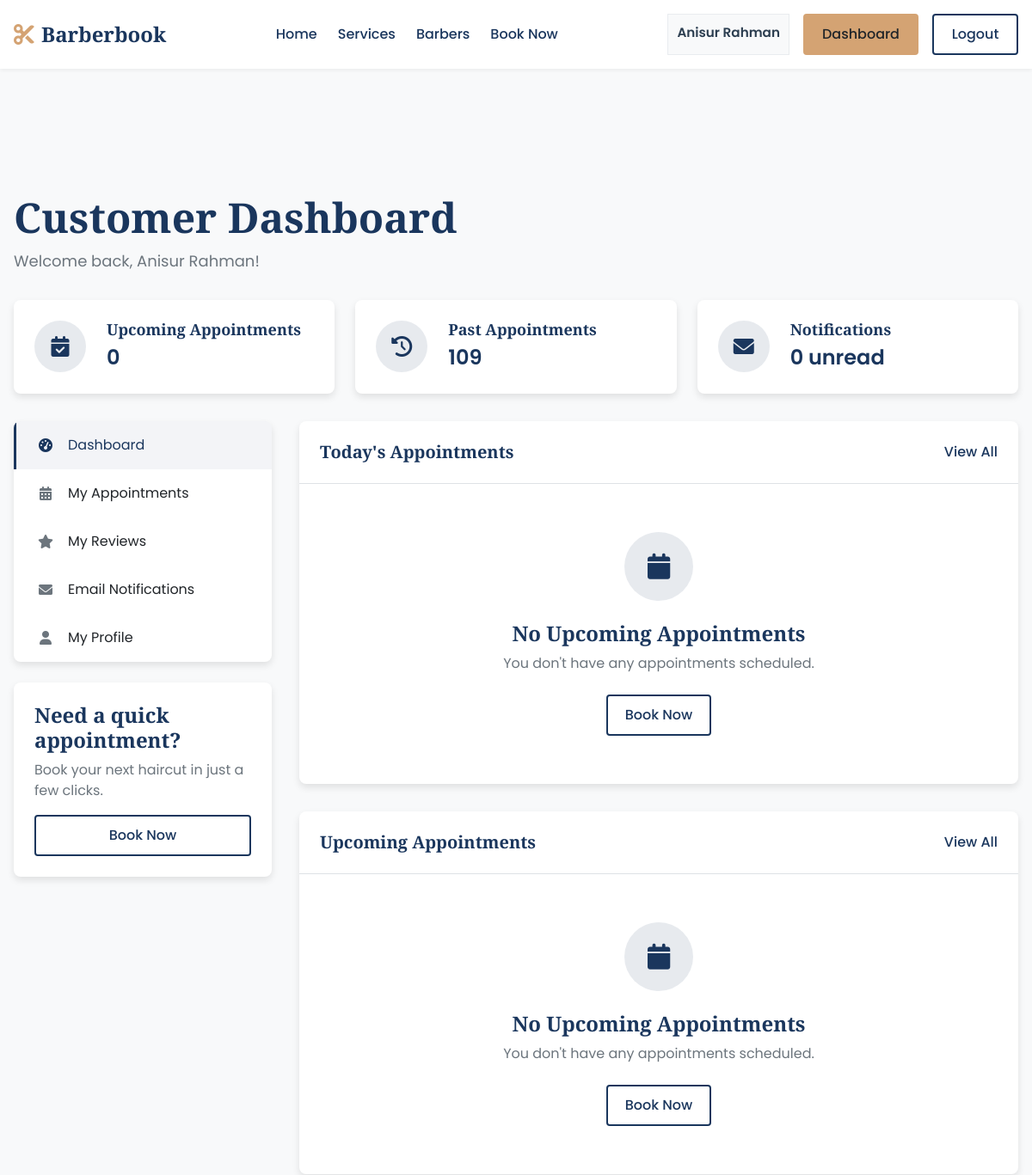
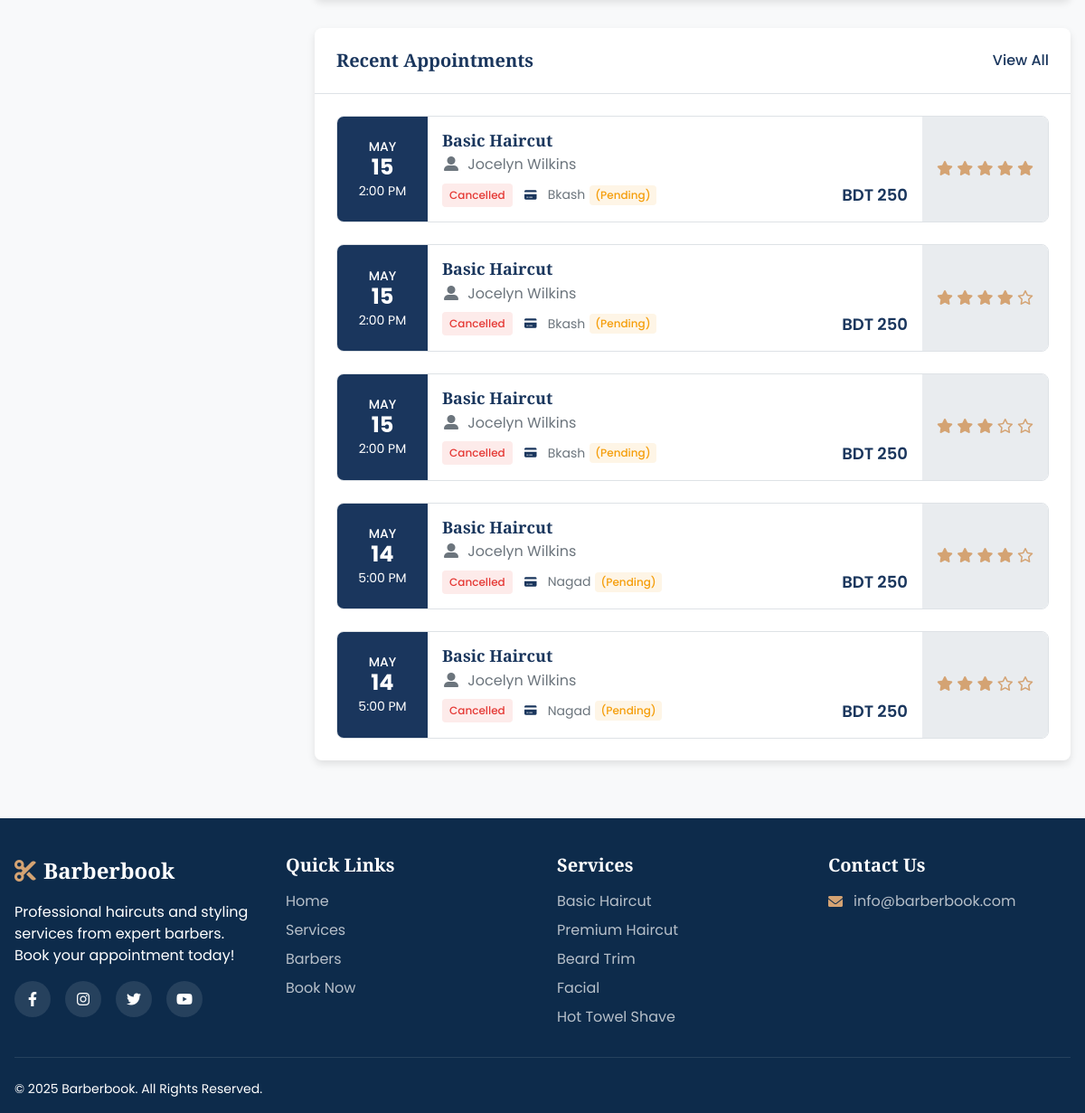
Page /customer/dashboard.php (signed in) on the earlier database version (2 pictures, top to bottom).
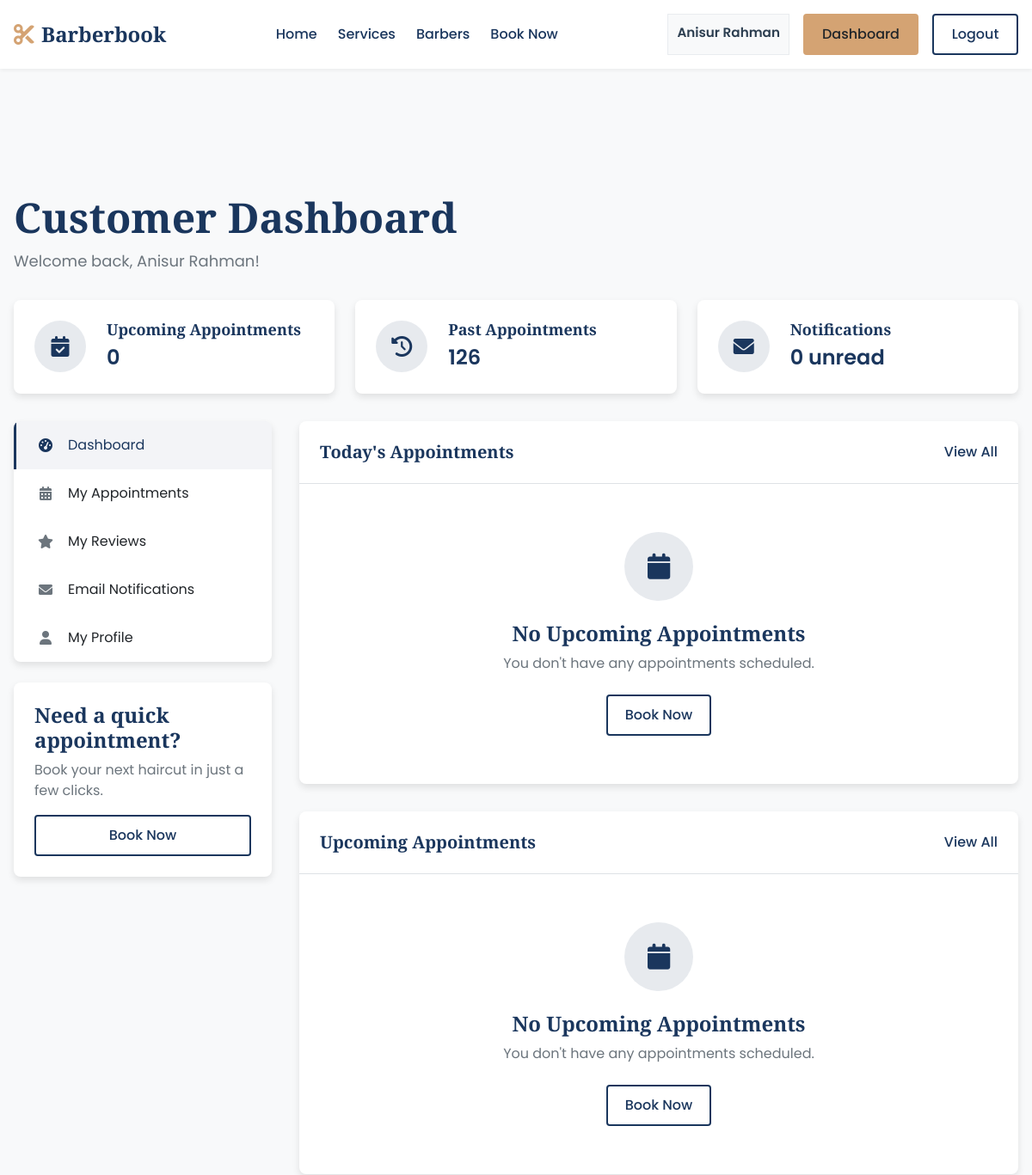
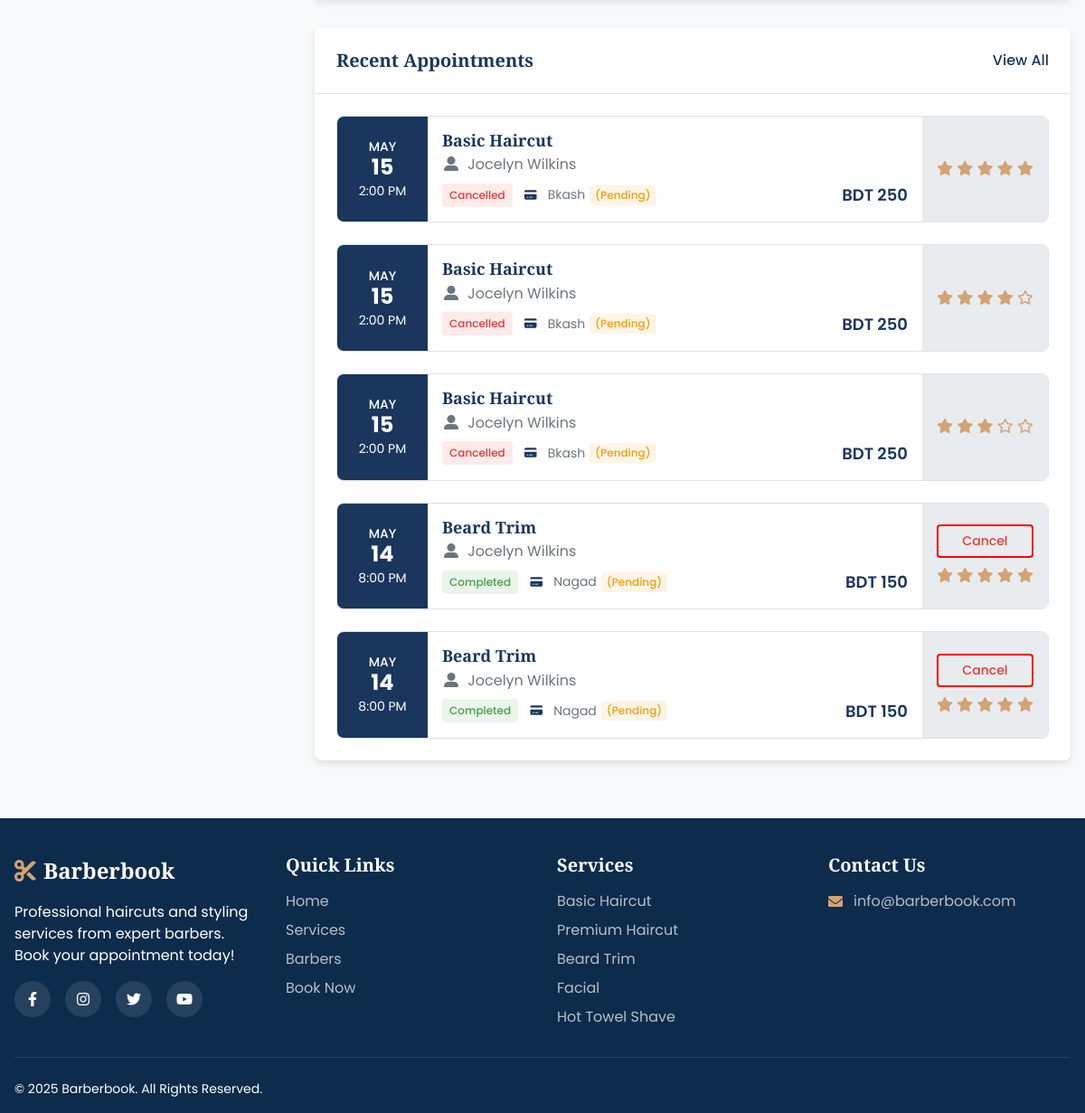
Same page on the later database version (2 pictures, top to bottom).
### tables this page shows
CREATE TABLE `customers` (
  `UserID` int(11) NOT NULL,
  `FirstName` varchar(40) NOT NULL,
  `LastName` varchar(40) NOT NULL,
  `Email` varchar(100) NOT NULL,
  `Phone` varchar(11) NOT NULL,
  `PassHash` varchar(255) NOT NULL,
  `Address` varchar(255) NOT NULL,
  `UsedReferralCode` varchar(10) DEFAULT NULL,
  `UniqueReferral` varchar(10) DEFAULT NULL
);

CREATE TABLE `appointments` (
  `AppointmentID` int(11) NOT NULL,
  `StartTime` datetime NOT NULL,
  `EndTime` datetime NOT NULL,
  `Status` varchar(20) NOT NULL,
  `PaymentID` int(11) NOT NULL,
  `CustomerID` int(11) NOT NULL,
  `BarberID` int(11) NOT NULL
);

CREATE TABLE `services` (
  `ServiceID` int(11) NOT NULL,
  `Name` varchar(60) NOT NULL,
  `Description` text DEFAULT NULL,
  `Duration` int(11) NOT NULL,
  `Price` int(11) NOT NULL
);

CREATE TABLE `barbers` (
  `UserID` int(11) NOT NULL,
  `FirstName` varchar(40) NOT NULL,
  `LastName` varchar(40) NOT NULL,
  `Email` varchar(100) NOT NULL,
  `Phone` varchar(11) NOT NULL,
  `PassHash` varchar(255) NOT NULL,
  `Salary` int(11) NOT NULL,
  `Bio` text DEFAULT NULL,
  `HireDate` date DEFAULT NULL
);

CREATE TABLE `payments` (
  `PaymentID` int(11) NOT NULL,
  `Amount` int(11) NOT NULL,
  `PayMethod` varchar(20) NOT NULL,
  `PayStatus` varchar(20) NOT NULL,
  `CreatedAt` timestamp NOT NULL DEFAULT current_timestamp(),
  `UpdatedAt` timestamp NOT NULL DEFAULT current_timestamp() ON UPDATE current_timestamp(),
  `TransactionID` varchar(11) NOT NULL
);

### includes/functions.php (called while the page is built, shortened)
<?php
function isLoggedIn() {
    return isset($_SESSION['user_id']);
}
function isBarber() {
    return isset($_SESSION['user_type']) && $_SESSION['user_type'] === 'barber';
}

### customer/dashboard.php (the view, shortened to what the rows shown need)
<?php
require_once '../config/database.php';
require_once '../includes/functions.php';
$customer_id = $_SESSION['user_id'];
$nameQuery = "SELECT FirstName, LastName FROM Customers WHERE UserID = ?";
$nameStmt = $conn->prepare($nameQuery);
$nameStmt->bind_param("i", $customer_id);
$nameStmt->execute();
$customerName = $nameStmt->get_result()->fetch_assoc();
$pastQuery = "SELECT a.AppointmentID, a.StartTime, a.EndTime, a.Status, s.Name as ServiceName,
              b.FirstName as BarberFirstName, b.LastName as BarberLastName, p.Amount, p.PayMethod, p.PayStatus,
              r.ReviewID, r.Rating
              FROM Appointments a
              JOIN Payments p ON a.PaymentID = p.PaymentID
              JOIN ApptContains ac ON a.AppointmentID = ac.AppointmentID
              JOIN Services s ON ac.ServiceID = s.ServiceID
              JOIN BarberHas bh ON a.AppointmentID = bh.AppointmentID
              JOIN Barbers b ON bh.BarberID = b.UserID
              LEFT JOIN Reviews r ON r.BarberID = b.UserID AND r.CustomerID = a.CustomerID
              WHERE a.CustomerID = ? AND a.EndTime < NOW()
              ORDER BY a.EndTime DESC
              LIMIT 5";
$pastStmt = $conn->prepare($pastQuery);
$pastStmt->bind_param("i", $customer_id);
$pastStmt->execute();
$pastResult = $pastStmt->get_result();
include '../includes/header.php';
?>
<main>
    <section class="dashboard-section">
        <div class="container">
            <div class="dashboard-header">
                <h1>Customer Dashboard</h1>
                <p>Welcome back, <?php echo htmlspecialchars($customerName['FirstName'] . ' ' . $customerName['LastName']); ?>!</p>
            </div>
            <div class="dashboard-content">
                <div class="dashboard-main">
                <div class="section-card">
                        <div class="card-header">
                            <h2>Today's Appointments</h2>
                        </div>
                    </div>
                        <div class="section-card">
                        <div class="card-header">
                            <h2>Upcoming Appointments</h2>
                        </div>
                    </div>
                    <div class="section-card">
                        <div class="card-header">
                            <h2>Recent Appointments</h2>
                        </div>
                        <div class="card-content">
                            <?php if ($pastResult->num_rows > 0): ?>
                                <div class="appointments-list">
                                    <?php while ($appointment = $pastResult->fetch_assoc()): ?>
                                        <div class="appointment-card">
                                            <div class="appointment-date">
                                                <div class="date-display">
                                                    <span class="month"><?php echo date('M', strtotime($appointment['StartTime'])); ?></span>
                                                    <span class="day"><?php echo date('d', strtotime($appointment['StartTime'])); ?></span>
                                                </div>
                                                <span class="time"><?php echo date('g:i A', strtotime($appointment['StartTime'])); ?></span>
                                            </div>
                                            <div class="appointment-details">
                                                <h3><?php echo htmlspecialchars($appointment['ServiceName']); ?></h3>
                                                <p>
                                                    <i class="fas fa-user-alt"></i>
                                                    <?php echo htmlspecialchars($appointment['BarberFirstName'] . ' ' . $appointment['BarberLastName']); ?>
                                                </p>
                                                <div class="appointment-status">
                                                    <div class="status-info">
                                                        <span class="status-badge status-<?php echo strtolower($appointment['Status']); ?>">
                                                            <?php echo ucfirst($appointment['Status']); ?>
                                                        </span>
                                                        <span class="payment-info">
                                                            <i class="fas fa-credit-card"></i>
                                                            <?php echo $appointment['PayMethod']; ?>
                                                            <?php if ($appointment['PayStatus'] === 'Pending'): ?>
                                                                <span class="payment-status pending">(Pending)</span>
                                                            <?php endif; ?>
                                                        </span>
                                                    </div>
                                                    <span class="price">BDT <?php echo $appointment['Amount']; ?></span>
                                                </div>
                                            </div>
                                            <div class="appointment-actions">
                                                <?php if ($appointment['Status'] !== 'Cancelled'): ?>
                                                    <a href="javascript:void(0)" onclick="confirmCancel(<?php echo $appointment['AppointmentID']; ?>, '<?php echo htmlspecialchars($appointment['ServiceName']); ?>', '<?php echo date('g:i A', strtotime($appointment['StartTime'])); ?>')" class="btn btn-outline btn-sm text-error cancel-btn">Cancel</a>
                                                <?php endif; ?>
                                                <?php if (empty($appointment['ReviewID']) && $appointment['Status'] === 'Completed'): ?>
                                                    <a href="leave-review.php?barber=<?php echo $appointment['BarberFirstName'] . ' ' . $appointment['BarberLastName']; ?>&appointment=<?php echo $appointment['AppointmentID']; ?>" class="btn btn-secondary btn-sm">Leave Review</a>
                                                <?php elseif (!empty($appointment['ReviewID'])): ?>
                                                    <div class="review-rating">
                                                        <?php for ($i = 1; $i <= 5; $i++): ?>
                                                            <?php if ($i <= $appointment['Rating']): ?>
                                                                <i class="fas fa-star"></i>
                                                            <?php else: ?>
                                                                <i class="far fa-star"></i>
                                                            <?php endif; ?>
                                                        <?php endfor; ?>
                                                    </div>
                                                <?php endif; ?>
                                            </div>
                                        </div>
                                    <?php endwhile; ?>
                                </div>
                            <?php endif; ?>
                        </div>
                    </div>
                </div>
            </div>
        </div>
    </section>
</main>
<?php
include '../includes/footer.php';
?>

### includes/header.php (shortened to what the rows shown need)
<?php
$base_path = '';
if (strpos($_SERVER['PHP_SELF'], '/barber/') !== false || strpos($_SERVER['PHP_SELF'], '/customer/') !== false) {
    $base_path = '../';
}
?>
<!DOCTYPE html>
<html lang="en">
<head>
    <link rel="stylesheet" href="https://cdnjs.cloudflare.com/ajax/libs/font-awesome/6.0.0-beta3/css/all.min.css">
    <link rel="stylesheet" href="<?php echo $base_path; ?>assets/css/styles.css?v=<?php echo time(); ?>">
</head>
<body>
    <header class="header">
        <div class="container">
            <div class="header-inner">
                <div class="auth-buttons">
                    <?php if (isLoggedIn()): ?>
                        <?php
                        $user_id = $_SESSION['user_id'];
                        $user_type = isBarber() ? 'Barbers' : 'Customers';
                        $name_query = "SELECT FirstName, LastName FROM $user_type WHERE UserID = ?";
                        $stmt = $conn->prepare($name_query);
                        $stmt->bind_param("i", $user_id);
                        $stmt->execute();
                        $result = $stmt->get_result();
                        $user = $result->fetch_assoc();
                        $user_name = $user ? htmlspecialchars($user['FirstName'] . ' ' . $user['LastName']) : '';
                        ?>
                        <span class="user-name"><?php echo $user_name; ?></span>
                        <?php if (isBarber()): ?>
                            <a href="<?php echo $base_path; ?>barber/dashboard.php" class="btn btn-secondary">Dashboard</a>
                        <?php else: ?>
                            <a href="<?php echo $base_path; ?>customer/dashboard.php" class="btn btn-secondary">Dashboard</a>
                        <?php endif; ?>
                        <a href="<?php echo $base_path; ?>logout.php" class="btn btn-outline">Logout</a>
                    <?php else: ?>
                        <a href="<?php echo $base_path; ?>login.php" class="btn btn-outline">Login</a>
                        <a href="<?php echo $base_path; ?>register.php" class="btn btn-primary">Register</a>
                    <?php endif; ?>
                </div>
            </div>
        </div>
    </header>

### includes/footer.php (shortened to what the rows shown need)
<?php
$base_path = '';
if (strpos($_SERVER['PHP_SELF'], '/barber/') !== false || strpos($_SERVER['PHP_SELF'], '/customer/') !== false) {
    $base_path = '../';
}
?>
<footer class="footer">
    <div class="container">
        <div class="footer-top">
            <div class="footer-links">
                <ul>
                    <?php
                    $sql = "SELECT ServiceID, Name FROM Services LIMIT 5";
                    $result = $conn->query($sql);
                    if ($result->num_rows > 0) {
                        while ($row = $result->fetch_assoc()) {
                            echo '<li><a href="' . $base_path . 'services.php?id=' . $row['ServiceID'] . '">' . htmlspecialchars($row['Name']) . '</a></li>';
                        }
                    }
                    ?>
                </ul>
            </div>
        </div>
    </div>
</footer>
</body>
</html>

Differences in the rows shown:
no longer on this page (row unchanged): appointments: StartTime "MAY", StartTime "14", StartTime "5:00 PM", services.Name "Basic Haircut", BarberID.LastName "Jocelyn Wilkins", Status "Cancelled", PaymentID.PayMethod "Nagad", PaymentID.Amount "250"
added appointments: StartTime "MAY", StartTime "14", StartTime "8:00 PM", services.Name "Beard Trim", BarberID.LastName "Jocelyn Wilkins", Status "Completed", PaymentID.PayMethod "Nagad", PaymentID.Amount "150"
added appointments: StartTime "MAY", StartTime "14", StartTime "8:00 PM", services.Name "Beard Trim", BarberID.LastName "Jocelyn Wilkins", Status "Completed", PaymentID.PayMethod "Nagad", PaymentID.Amount "150"
Other differences:
$pastCount: "109" → "126"
